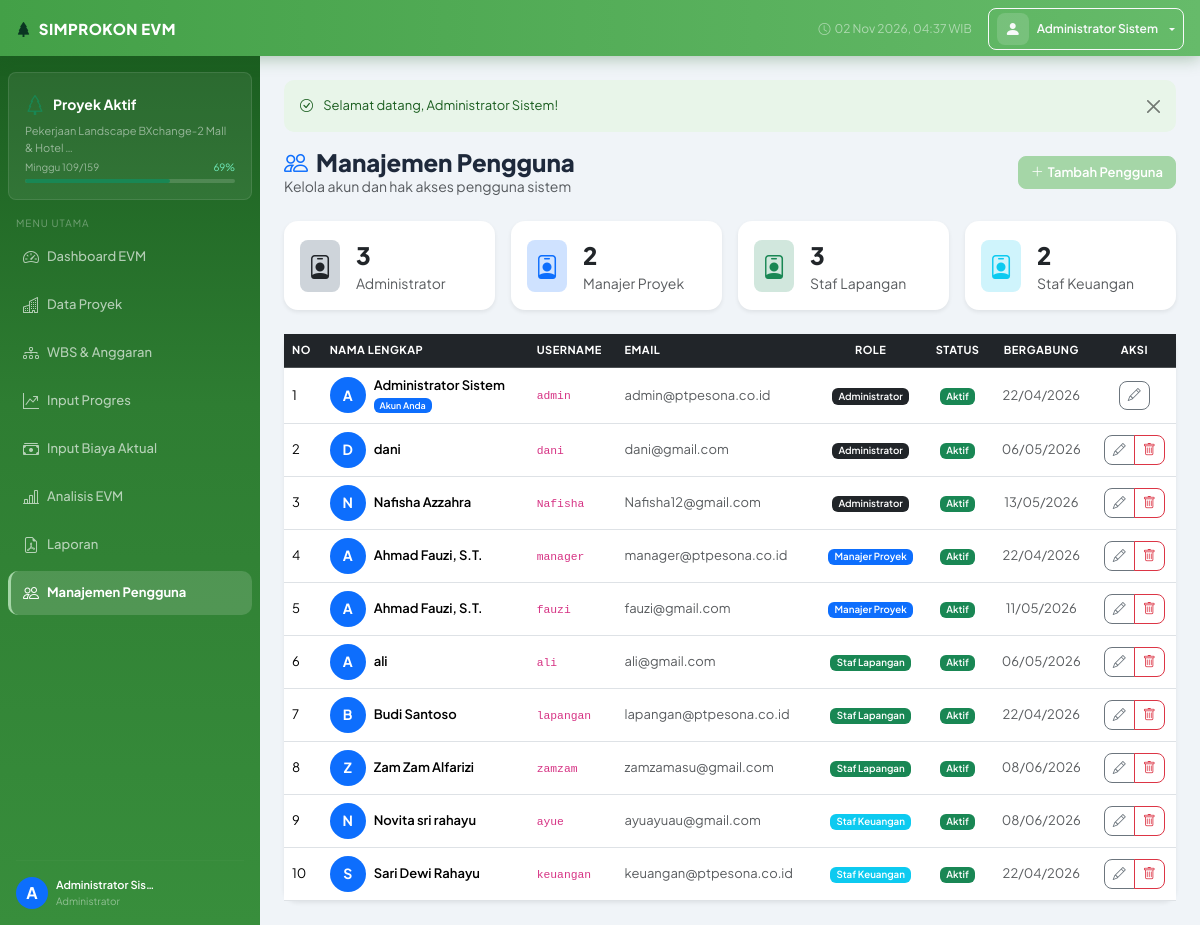
The app's page /index.php?p=users (signed in) with its own data.
### tables this page shows
CREATE TABLE `users` (
  `id` int(11) NOT NULL,
  `username` varchar(50) NOT NULL,
  `password` varchar(255) NOT NULL,
  `nama_lengkap` varchar(100) NOT NULL,
  `role` enum('admin','manager','staf_lapangan','staf_keuangan') NOT NULL DEFAULT 'staf_lapangan',
  `email` varchar(100) DEFAULT NULL,
  `foto` varchar(200) DEFAULT NULL,
  `aktif` tinyint(1) NOT NULL DEFAULT 1,
  `created_at` timestamp NOT NULL DEFAULT current_timestamp()
);

CREATE TABLE `proyek` (
  `id` int(11) NOT NULL,
  `kode_proyek` varchar(50) NOT NULL,
  `nama_proyek` varchar(300) NOT NULL,
  `lokasi` varchar(200) DEFAULT NULL,
  `pemberi_kerja` varchar(200) DEFAULT NULL,
  `tanggal_mulai` date NOT NULL,
  `tanggal_selesai` date NOT NULL,
  `nilai_kontrak` decimal(20,2) NOT NULL DEFAULT 0.00,
  `ppn_persen` decimal(5,2) NOT NULL DEFAULT 10.00,
  `status` enum('aktif','selesai','ditangguhkan') NOT NULL DEFAULT 'aktif',
  `minggu_ke` int(11) NOT NULL DEFAULT 1,
  `total_minggu` int(11) NOT NULL DEFAULT 1,
  `deskripsi` text DEFAULT NULL,
  `created_by` int(11) DEFAULT NULL,
  `created_at` timestamp NOT NULL DEFAULT current_timestamp(),
  `updated_at` timestamp NOT NULL DEFAULT current_timestamp() ON UPDATE current_timestamp()
);

### index.php (called while the page is built, shortened)
<?php
require_once __DIR__ . '/config.php';
require_once __DIR__ . '/includes/functions.php';
$p = trim($_GET['p'] ?? 'dashboard', '/');
$a = trim($_GET['a'] ?? 'index', '/');
$routes = [
    'login'     => 'pages/login.php',
    'logout'    => 'pages/logout.php',
    'dashboard' => 'pages/dashboard.php',
    'proyek'    => "pages/proyek/$a.php",
    'wbs'       => "pages/wbs/$a.php",
    'progres'   => "pages/progres/$a.php",
    'biaya'     => "pages/biaya/$a.php",
    'evm'       => "pages/evm/$a.php",
    'laporan'   => "pages/laporan/$a.php",
    'users'     => "pages/users/$a.php",
    'api'       => "pages/api/$a.php",
];
$file = $routes[$p] ?? 'pages/dashboard.php';
require_once __DIR__ . '/' . $file;

### config.php (called while the page is built, shortened)
<?php
function getDB(): PDO {
    static $pdo = null;
    if ($pdo === null) {
        try {
            $dsn = "mysql:host=" . DB_HOST . ";dbname=" . DB_NAME . ";charset=" . DB_CHAR;
            $pdo = new PDO($dsn, DB_USER, DB_PASS, [
                PDO::ATTR_ERRMODE            => PDO::ERRMODE_EXCEPTION,
                PDO::ATTR_DEFAULT_FETCH_MODE => PDO::FETCH_ASSOC,
                PDO::ATTR_EMULATE_PREPARES   => false,
            ]);
        } catch (PDOException $e) {
            die('<div style="font-family:monospace;background:#fee2e2;padding:20px;margin:20px;border-radius:8px;">
                <strong>❌ Koneksi Database Gagal</strong><br>
                ' . htmlspecialchars($e->getMessage()) . '<br><br>
                Pastikan: <br>
                1. MySQL/MariaDB sudah berjalan di XAMPP<br>
                2. Database <strong>evm_db</strong> sudah dibuat (import file database/evm_db.sql)<br>
                3. Username/Password di config.php sudah benar
                </div>');
        }
    }
    return $pdo;
}

### pages/users/index.php (the view, shortened to what this page needs)
<?php
$users = dbFetchAll("SELECT * FROM users ORDER BY role ASC, nama_lengkap ASC");
include __DIR__ . '/../../includes/layout/header.php';
?>
<div class="d-flex justify-content-between align-items-center mb-4">
  <div>
    <h4 class="fw-800 mb-0"><i class="bi bi-people me-2 text-primary"></i>Manajemen Pengguna</h4>
    <div class="text-muted small">Kelola akun dan hak akses pengguna sistem</div>
  </div>
  <a href="index.php?p=users&a=create" class="btn btn-primary">
    <i class="bi bi-plus-lg me-1"></i>Tambah Pengguna
  </a>
</div>
<div class="row g-3 mb-4">
  <?php
  $roles = ['admin'=>'Administrator','manager'=>'Manajer Proyek','staf_lapangan'=>'Staf Lapangan','staf_keuangan'=>'Staf Keuangan'];
  $colors = ['admin'=>'dark','manager'=>'primary','staf_lapangan'=>'success','staf_keuangan'=>'info'];
  foreach ($roles as $r => $lbl):
    $cnt = count(array_filter($users, fn($u) => $u['role'] === $r));
  ?>
  <div class="col-6 col-md-3">
    <div class="card border-0 shadow-sm p-3">
      <div class="d-flex align-items-center gap-3">
        <div class="rounded-3 p-2 bg-<?= $colors[$r] ?>-subtle">
          <i class="bi bi-person-badge fs-4 text-<?= $colors[$r] ?>"></i>
        </div>
        <div><div class="fw-800 fs-4"><?= $cnt ?></div><div class="text-muted small"><?= $lbl ?></div></div>
      </div>
    </div>
  </div>
  <?php endforeach; ?>
</div>
<div class="card border-0 shadow-sm">
  <div class="card-body p-0">
    <div class="table-responsive">
      <table class="table table-hover align-middle mb-0">
        <thead class="table-dark">
          <tr>
            <th>No</th><th>Nama Lengkap</th><th>Username</th>
            <th>Email</th><th class="text-center">Role</th>
            <th class="text-center">Status</th><th class="text-center">Bergabung</th>
            <th class="text-center">Aksi</th>
          </tr>
        </thead>
        <tbody>
          <?php foreach ($users as $i => $u): ?>
          <tr>
            <td><?= $i+1 ?></td>
            <td>
              <div class="d-flex align-items-center gap-2">
                <div class="rounded-circle bg-primary text-white d-flex align-items-center justify-content-center fw-bold"
                     style="width:36px;height:36px;font-size:14px;flex-shrink:0">
                  <?= strtoupper(substr($u['nama_lengkap'],0,1)) ?>
                </div>
                <div>
                  <div class="fw-600"><?= e($u['nama_lengkap']) ?></div>
                  <?php if ($u['id'] === $_SESSION['user_id']): ?>
                  <span class="badge bg-primary" style="font-size:9px">Akun Anda</span>
                  <?php endif; ?>
                </div>
              </div>
            </td>
            <td><code><?= e($u['username']) ?></code></td>
            <td class="text-muted small"><?= e($u['email'] ?? '-') ?></td>
            <td class="text-center"><?= roleBadge($u['role']) ?></td>
            <td class="text-center">
              <a href="index.php?p=users&action=toggle&id=<?= $u['id'] ?>"
                 class="badge <?= $u['aktif']?'bg-success':'bg-secondary' ?> text-decoration-none">
                <?= $u['aktif'] ? 'Aktif' : 'Non-aktif' ?>
              </a>
            </td>
            <td class="text-center text-muted small"><?= date('d/m/Y',strtotime($u['created_at'])) ?></td>
            <td class="text-center">
              <div class="btn-group btn-group-sm">
                <a href="index.php?p=users&a=create&id=<?= $u['id'] ?>" class="btn btn-outline-secondary" title="Edit">
                  <i class="bi bi-pencil"></i>
                </a>
                <?php if ($u['id'] !== $_SESSION['user_id']): ?>
                <a href="index.php?p=users&action=delete&id=<?= $u['id'] ?>"
                   class="btn btn-outline-danger"
                   onclick="return confirm('Hapus pengguna <?= e($u['nama_lengkap']) ?>?')">
                  <i class="bi bi-trash"></i>
                </a>
                <?php endif; ?>
              </div>
            </td>
          </tr>
          <?php endforeach; ?>
        </tbody>
      </table>
    </div>
  </div>
</div>
<?php include __DIR__ . '/../../includes/layout/footer.php'; ?>

### includes/layout/header.php (shortened to what this page needs)
<?php
$flash     = getFlash();
$user      = currentUser();
?>
<!DOCTYPE html>
<html lang="id">
<head>
<link rel="stylesheet" href="https://cdn.jsdelivr.net/npm/bootstrap@5.3.2/dist/css/bootstrap.min.css">
<link rel="stylesheet" href="https://cdn.jsdelivr.net/npm/bootstrap-icons@1.11.3/font/bootstrap-icons.min.css">
<link rel="stylesheet" href="<?= APP_URL ?>/assets/css/style.css">
</head>
<body>
<nav class="navbar navbar-dark topbar px-3 py-2">
  <div class="d-flex align-items-center gap-2">
    <span class="topbar-brand">
      <i class="bi bi-tree-fill me-1 text-success-emphasis"></i>
      <?= APP_NAME ?>
    </span>
  </div>
  <div class="d-flex align-items-center gap-3">
    <span class="text-white-50 d-none d-md-inline" style="font-size:12px">
      <i class="bi bi-clock me-1"></i><?= date('d M Y, H:i') ?> WIB
    </span>
    <div class="dropdown">
      <button class="btn btn-sm btn-outline-light dropdown-toggle d-flex align-items-center gap-2" data-bs-toggle="dropdown">
        <div class="avatar-sm"><i class="bi bi-person-fill"></i></div>
        <span class="d-none d-md-inline"><?= e($user['nama_lengkap'] ?? 'User') ?></span>
      </button>
    </div>
  </div>
</nav>
<div class="d-flex" id="wrapper">
  <?php include __DIR__ . '/sidebar.php'; ?>
  <div id="page-content" class="flex-grow-1 p-4" style="min-height:calc(100vh - 56px);overflow-y:auto">
    <?php if ($flash): ?>
    <div class="alert alert-<?= e($flash['type']) ?> alert-dismissible fade show mb-3" role="alert">
      <i class="bi bi-<?= $flash['type'] === 'success' ? 'check-circle' : ($flash['type'] === 'danger' ? 'x-circle' : 'info-circle') ?> me-2"></i>
      <?= e($flash['msg']) ?>
      <button type="button" class="btn-close" data-bs-dismiss="alert"></button>
    </div>
    <?php endif; ?>

### includes/layout/sidebar.php (shortened to what this page needs)
<?php
$p     = $_GET['p'] ?? 'dashboard';
$user  = currentUser();
$navItems = [
    ['p' => 'dashboard', 'icon' => 'speedometer2',   'label' => 'Dashboard EVM',    'roles' => []],
    ['p' => 'proyek',    'icon' => 'buildings',       'label' => 'Data Proyek',      'roles' => []],
    ['p' => 'wbs',       'icon' => 'diagram-3',       'label' => 'WBS & Anggaran',   'roles' => ['admin','manager']],
    ['p' => 'progres',   'icon' => 'graph-up-arrow',  'label' => 'Input Progres',    'roles' => ['admin','manager','staf_lapangan']],
    ['p' => 'biaya',     'icon' => 'cash-stack',      'label' => 'Input Biaya Aktual','roles' => ['admin','manager','staf_keuangan']],
    ['p' => 'evm',       'icon' => 'bar-chart-line',  'label' => 'Analisis EVM',     'roles' => ['admin','manager']],
    ['p' => 'laporan',   'icon' => 'file-earmark-pdf','label' => 'Laporan',          'roles' => ['admin','manager']],
    ['p' => 'users',     'icon' => 'people',          'label' => 'Manajemen Pengguna','roles' => ['admin']],
];
?>
<nav id="sidebar" class="sidebar d-flex flex-column">
  <div class="sidebar-project-box mx-2 my-3 p-3 rounded-3">
    <div class="d-flex align-items-center gap-2 mb-1">
      <i class="bi bi-tree text-success fs-5"></i>
      <span class="fw-bold text-white small">Proyek Aktif</span>
    </div>
    <?php
    $activeProj = dbFetchOne("SELECT nama_proyek, minggu_ke, total_minggu FROM proyek WHERE status='aktif' LIMIT 1");
    if ($activeProj):
      $pct = $activeProj['total_minggu'] > 0
           ? round($activeProj['minggu_ke'] / $activeProj['total_minggu'] * 100, 0)
           : 0;
    ?>
    <div class="text-white-50 small mb-1" style="font-size:11px"><?= e(mb_strimwidth($activeProj['nama_proyek'], 0, 45, '…')) ?></div>
    <div class="d-flex justify-content-between align-items-center mb-1">
      <span style="font-size:10px;color:rgba(255,255,255,0.5)">Minggu <?= $activeProj['minggu_ke'] ?>/<?= $activeProj['total_minggu'] ?></span>
      <span style="font-size:10px;color:#6ee7b7"><?= $pct ?>%</span>
    </div>
    <div class="progress" style="height:4px;background:rgba(255,255,255,0.15)">
      <div class="progress-bar bg-success" style="width:<?= $pct ?>%"></div>
    </div>
    <?php else: ?>
    <div class="text-white-50 small">Tidak ada proyek aktif</div>
    <?php endif; ?>
  </div>
  <div class="px-2" style="font-size:10px;color:rgba(255,255,255,0.35);letter-spacing:1px;text-transform:uppercase;padding-left:16px !important">MENU UTAMA</div>
  <ul class="nav flex-column px-2 mt-1 flex-grow-1">
    <?php foreach ($navItems as $item):
      $active = ($p === $item['p']);
    ?>
    <li class="nav-item mb-1">
      <a href="index.php?p=<?= $item['p'] ?>"
         class="nav-link sidebar-link <?= $active ? 'active' : '' ?> d-flex align-items-center gap-2">
        <i class="bi bi-<?= $item['icon'] ?> fs-6"></i>
        <span class="sidebar-label"><?= e($item['label']) ?></span>
      </a>
    </li>
    <?php endforeach; ?>
  </ul>
  <div class="px-3 pb-3 mt-auto">
    <hr style="border-color:rgba(255,255,255,0.1)">
    <div class="d-flex align-items-center gap-2">
      <div class="avatar-sm bg-primary rounded-circle d-flex align-items-center justify-content-center text-white fw-bold">
        <?= strtoupper(substr($user['nama_lengkap'] ?? 'U', 0, 1)) ?>
      </div>
      <div class="sidebar-label">
        <div style="font-size:11px;color:#fff;font-weight:600"><?= e(mb_strimwidth($user['nama_lengkap'] ?? '', 0, 18, '…')) ?></div>
        <div style="font-size:10px;color:rgba(255,255,255,0.45)"><?= e(roleLabel($user['role'] ?? '')) ?></div>
      </div>
    </div>
  </div>
</nav>

### includes/functions.php (shortened to what this page needs)
<?php
require_once dirname(__DIR__) . '/config.php';
function currentUser(): array {
    return $_SESSION['user'] ?? [];
}
function getFlash(): array {
    $f = $_SESSION['flash'] ?? [];
    return $f;
}
function e(string $s): string {
    return htmlspecialchars($s, ENT_QUOTES, 'UTF-8');
}
function dbQuery(string $sql, array $params = []): \PDOStatement {
    $stmt = getDB()->prepare($sql);
    $stmt->execute($params);
    return $stmt;
}
function dbFetchAll(string $sql, array $params = []): array {
    return dbQuery($sql, $params)->fetchAll();
}
function dbFetchOne(string $sql, array $params = []) {
    $result = dbQuery($sql, $params)->fetch();
    return $result !== false ? $result : false;
}
function roleLabel(string $role): string {
    $map = [
        'admin'          => 'Administrator',
        'manager'        => 'Manajer Proyek',
        'staf_lapangan'  => 'Staf Lapangan',
        'staf_keuangan'  => 'Staf Keuangan',
    ];
    return $map[$role] ?? $role;
}
function roleBadge(string $role): string {
    $map = [
        'admin'          => 'dark',
        'manager'        => 'primary',
        'staf_lapangan'  => 'success',
        'staf_keuangan'  => 'info',
    ];
    $cls = $map[$role] ?? 'secondary';
    return '<span class="badge bg-' . $cls . '">' . e(roleLabel($role)) . '</span>';
}

### records on screen
users: nama_lengkap "Administrator Sistem", nama_lengkap "A", nama_lengkap "Administrator Sis…", role "Administrator", shows "Akun Anda", username "admin", email "admin@ptpesona.co.id", aktif "Aktif", created_at "22/04/2026"
proyek: nama_proyek "Pekerjaan Landscape BXchange-2 Mall & Hotel …", minggu_ke "109", total_minggu "159", pct "69"
users: nama_lengkap "D", nama_lengkap "dani", username "dani", email "dani@gmail.com", role "Administrator", aktif "Aktif", created_at "06/05/2026"
users: nama_lengkap "N", nama_lengkap "Nafisha Azzahra", username "Nafisha", email "Nafisha12@gmail.com", role "Administrator", aktif "Aktif", created_at "13/05/2026"
users: nama_lengkap "A", nama_lengkap "Ahmad Fauzi, S.T.", username "manager", email "manager@ptpesona.co.id", role "Manajer Proyek", aktif "Aktif", created_at "22/04/2026"
users: nama_lengkap "A", nama_lengkap "Ahmad Fauzi, S.T.", username "fauzi", email "fauzi@gmail.com", role "Manajer Proyek", aktif "Aktif", created_at "11/05/2026"
users: nama_lengkap "A", nama_lengkap "ali", username "ali", email "ali@gmail.com", role "Staf Lapangan", aktif "Aktif", created_at "06/05/2026"
users: nama_lengkap "B", nama_lengkap "Budi Santoso", username "lapangan", email "lapangan@ptpesona.co.id", role "Staf Lapangan", aktif "Aktif", created_at "22/04/2026"
users: nama_lengkap "Z", nama_lengkap "Zam Zam Alfarizi", username "zamzam", email "zamzamasu@gmail.com", role "Staf Lapangan", aktif "Aktif", created_at "08/06/2026"
users: nama_lengkap "N", nama_lengkap "Novita sri rahayu", username "ayue", email "ayuayuau@gmail.com", role "Staf Keuangan", aktif "Aktif", created_at "08/06/2026"
users: nama_lengkap "S", nama_lengkap "Sari Dewi Rahayu", username "keuangan", email "keuangan@ptpesona.co.id", role "Staf Keuangan", aktif "Aktif", created_at "22/04/2026"

### other values on screen
APP_NAME "SIMPROKON EVM"
$item['label'] "Dashboard EVM"
$item['label'] "Data Proyek"
$item['label'] "WBS & Anggaran"
$item['label'] "Input Progres"
$item['label'] "Input Biaya Aktual"
$item['label'] "Analisis EVM"
$item['label'] "Laporan"
$item['label'] "Manajemen Pengguna"
$flash['msg'] "Selamat datang, Administrator Sistem!"
$cnt "3"
$lbl "Administrator"
$cnt "2"
$lbl "Manajer Proyek"
$lbl "Staf Lapangan"
